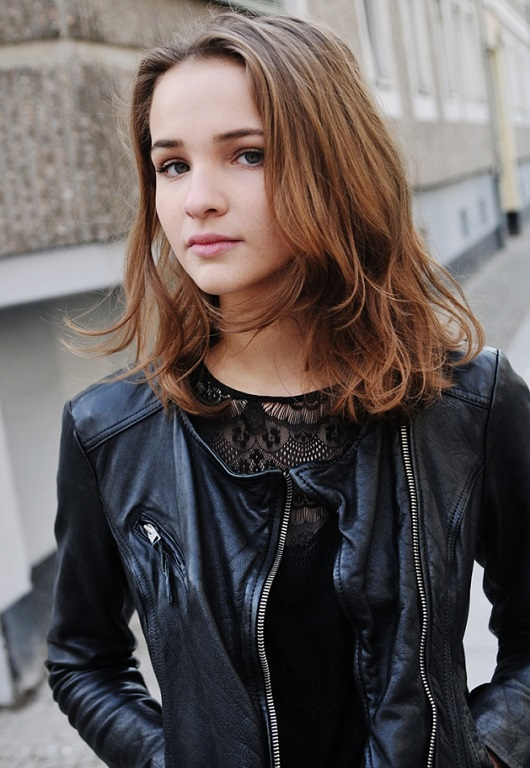
#> input picture Image_Scrapper/image_5.jpeg, 530 x 768 px, found by its file name
$ jupyter execute --allow-errors Celeb_Classifier_Model.ipynb   (shell and % lines are left out)
#> lines starting #> are read from the running program, lines starting #| are printed output that depends on the picture
[cell 1]
import numpy as np
import cv2
import matplotlib
from matplotlib import pyplot as plt

[cell 2]
img = cv2.imread(r"C:\CelebImageClassifier\Test_Images\image_5.jpeg")
#> img is the input picture: shape (768, 530, 3); mean B, G, R 88.4, 89.7, 97.7
img.shape
#> Out = (768, 530, 3)

[cell 3]
plt.imshow(img)
plt.show()

[cell 4]
gray_image = cv2.cvtColor(img, cv2.COLOR_BGR2GRAY)
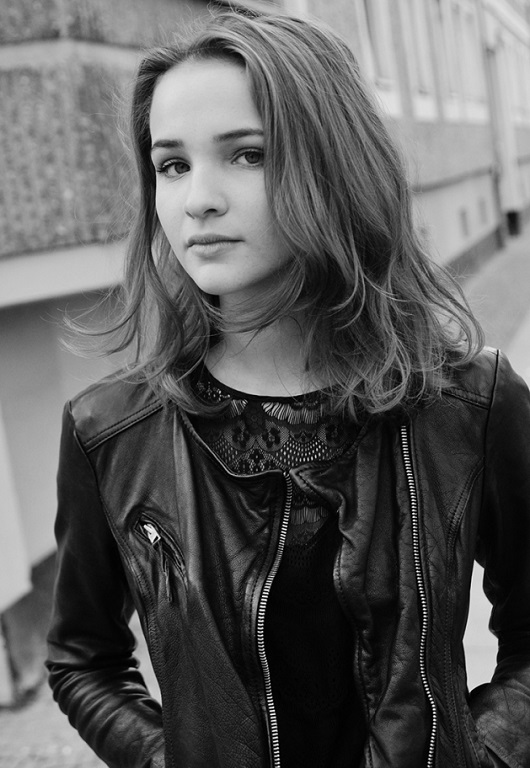
#> gray_image: shape (768, 530); min 0, max 255, mean 91.9
gray_image.shape
#> Out = (768, 530)

[cell 5]
plt.imshow(gray_image,cmap = 'grey' )
plt.show()

[cell 6]
face_cascade = cv2.CascadeClassifier(r"C:\CelebImageClassifier\OpenCV\haarcascade_frontalface_default.xml")
eye_cascade = cv2.CascadeClassifier(r"C:\CelebImageClassifier\OpenCV\haarcascade_eye.xml")

faces = face_cascade.detectMultiScale(gray_image, 1.3, 5)
#> faces = [[113, 88, 187, 187]]
faces
#> Out = [[113, 88, 187, 187]]

[cell 7]
(x,y,w,h) = faces[0]
#> x = 113; y = 88; w = 187; h = 187
x,y,w,h
#> Out = (113, 88, 187, 187)

[cell 8]
face_image = cv2.rectangle(img, (x, y), (x + w, y + h), (255, 0, 0), 10)

[cell 9]
plt.imshow(face_image)
plt.show()

[cell 10]
cv2.destroyAllWindows()
for (x,y,w,h) in faces:
    face_img = cv2.rectangle(img,(x,y),(x+w,y+h),(255,0,0),2)
    roi_gray = gray_image[y:y+h, x:x+w]
    roi_color = face_img[y:y+h, x:x+w]
    eyes = eye_cascade.detectMultiScale(roi_gray)
    for (ex,ey,ew,eh) in eyes:
        cv2.rectangle(roi_color,(ex,ey),(ex+ew,ey+eh),(0,255,0),2)
#> this loop made 1 pass
#> (x, y, w, h, eyes) on pass 1: (113, 88, 187, 187, [[38, 56, 45, 45], [106, 45, 47, 47]])
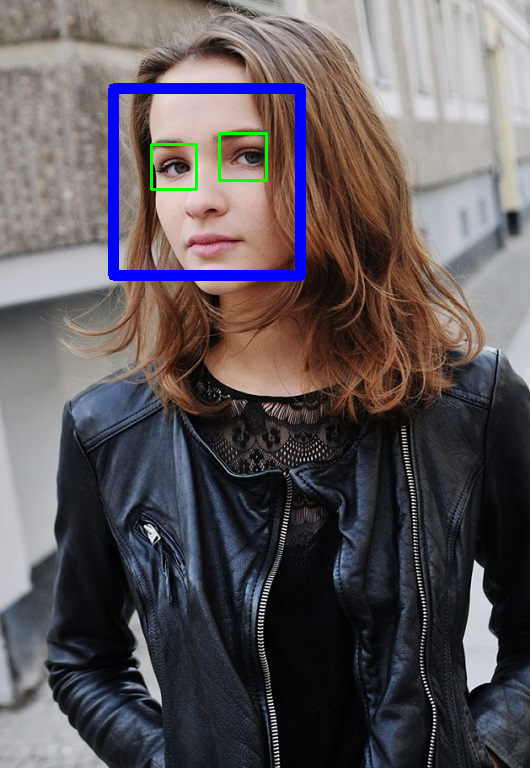
#> img: shape (768, 530, 3); mean B, G, R 91.2, 87.7, 94.4
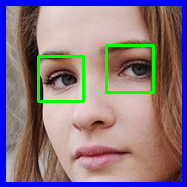
#> roi_color: shape (187, 187, 3); mean B, G, R 129.9, 118.1, 137.8


plt.figure()
plt.imshow(face_img, cmap='gray')
plt.show()

[cell 11]
plt.imshow(roi_color, cmap='gray')
plt.show()

[cell 12]
def get_cropped_image_if_2_eyes(image_path):
    img = cv2.imread(image_path)
    gray = cv2.cvtColor(img, cv2.COLOR_BGR2GRAY)
    faces = face_cascade.detectMultiScale(gray, 1.3, 5)
    for (x,y,w,h) in faces:
        roi_gray = gray[y:y+h, x:x+w]
        roi_color = img[y:y+h, x:x+w]
        eyes = eye_cascade.detectMultiScale(roi_gray)
        if len(eyes) >= 2:
            return roi_color

[cell 13]
original_image = cv2.imread(r"C:\CelebImageClassifier\Test_Images\image_15.jpeg")
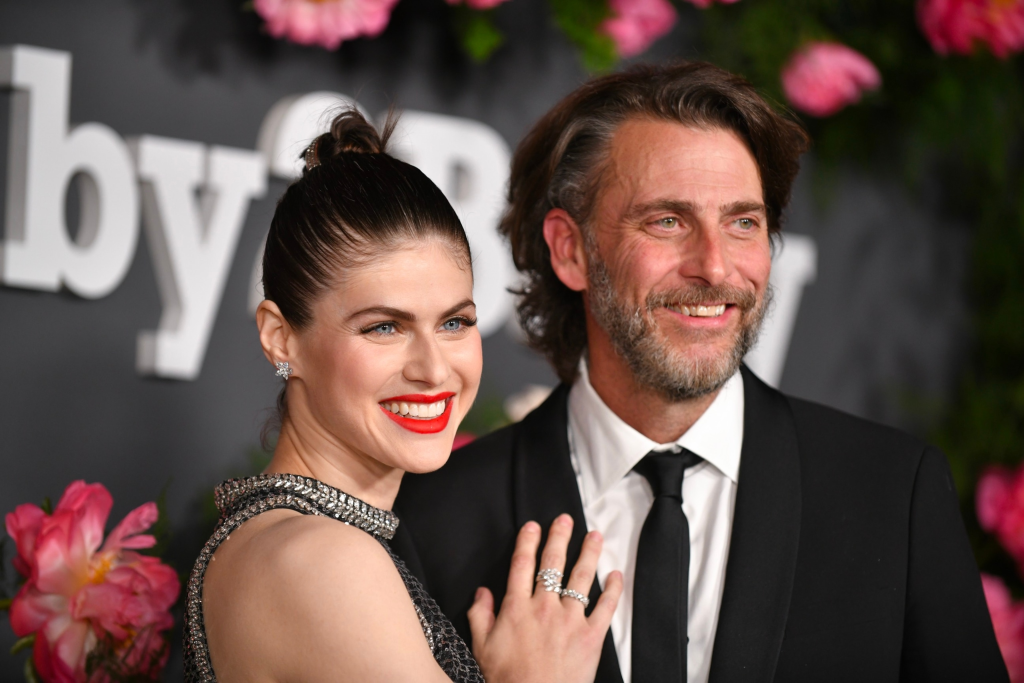
#> input picture Image_Scrapper/image_15.jpeg, 3072 x 2048 px, found by its file name (shown at 1/3 size)
#> original_image is the input picture: shape (2048, 3072, 3); mean B, G, R 74.8, 80.6, 101
plt.imshow(original_image)
plt.show()

[cell 14]
org_image_obstructed = cv2.imread(r"C:\CelebImageClassifier\Test_Images\image_15.jpeg")
plt.imshow(org_image_obstructed)
plt.show()

[cell 15]
cropped_image_no_2_eyes = get_cropped_image_if_2_eyes(r"C:\CelebImageClassifier\Test_Images\image_15.jpeg")
#> in get_cropped_image_if_2_eyes, `gray = cv2.cvtColor(img, cv2.COLOR_BGR2GRAY)`:
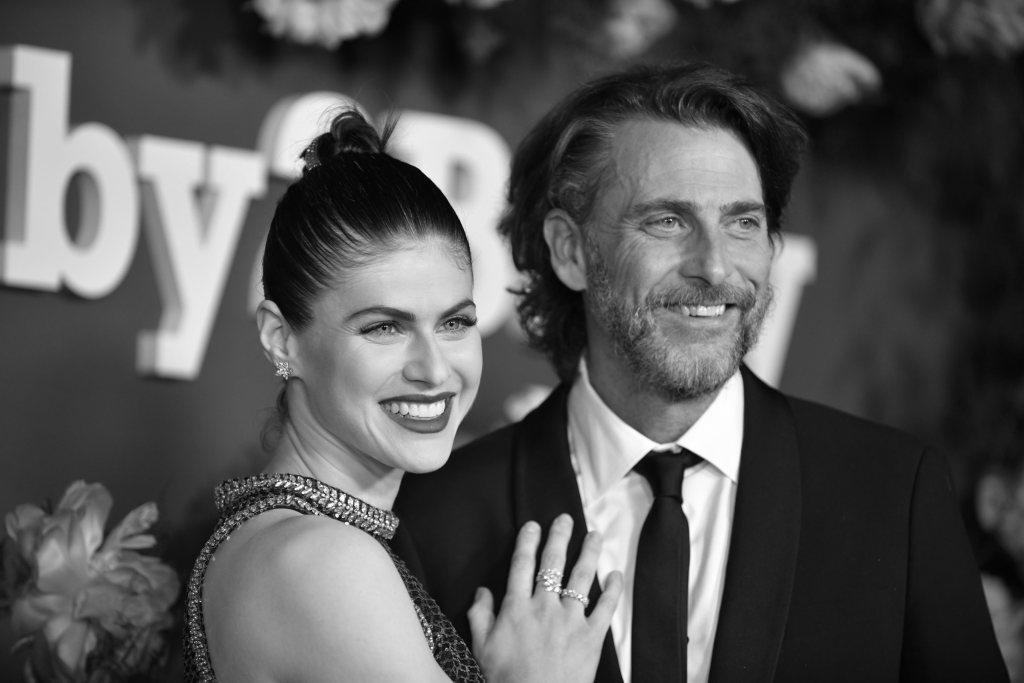
#> gray: shape (2048, 3072) (shown at 1/3 size); min 0, max 255, mean 86.1
#> in get_cropped_image_if_2_eyes, `faces = face_cascade.detectMultiScale(gray, 1.3, 5)`: faces = [[1762, 395, 690, 690], [955, 748, 603, 603], [660, 674, 735, 735]]
#> the loop in get_cropped_image_if_2_eyes, `for (x,y,w,h) in faces:` made 1 pass
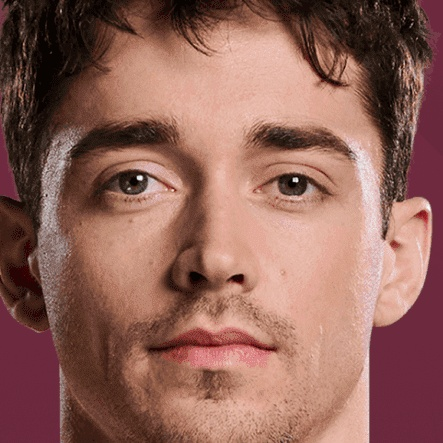
#> input picture Image_Scrapper/Cropped_Images/Charles lecrec2.jpeg, 443 x 443 px, found by its file name
#> further down, cropped_img is the input picture: shape (443, 443, 3); mean B, G, R 89.1, 99.4, 144.5
cropped_image_no_2_eyes

[cell 16]
path_to_data = "C:\\CelebImageClassifier\\image_scrapper"

path_to_cr_data = "C:\\CelebImageClassifier\\image_scrapper\\cropped\\"

[cell 17]
import numpy as np
import pywt
import cv2
from matplotlib import pyplot as plt

def w2d(img, mode='haar', level=1):
#> called with mode = 'db1', level = 5
    imArray = img
    #Datatype conversions
    #convert to grayscale
    imArray = cv2.cvtColor( imArray,cv2.COLOR_RGB2GRAY )
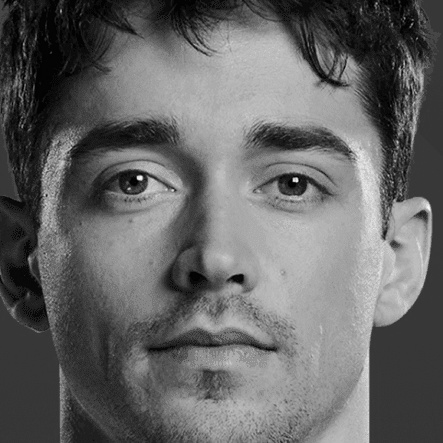
#> imArray: shape (443, 443); min 0, max 250, mean 101.5
    #convert to float
    imArray =  np.float32(imArray)
    imArray /= 255;
    # compute coefficients
    coeffs=pywt.wavedec2(imArray, mode, level=level)
#> coeffs = 6 items

    #Process Coefficients
    coeffs_H=list(coeffs)
#> coeffs_H = 6 items
    coeffs_H[0] *= 0;

    # reconstruction
    imArray_H=pywt.waverec2(coeffs_H, mode);
    imArray_H *= 255;
    imArray_H =  np.uint8(imArray_H)
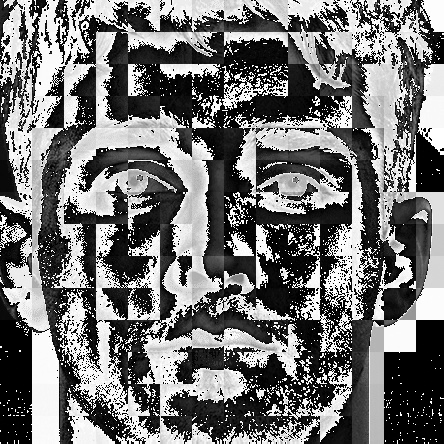
#> imArray_H: shape (444, 444); min 0, max 255, mean 115

    return imArray_H

[cell 18]
cropped_img = cv2.imread(r"C:\CelebImageClassifier\image_scrapper\cropped\Charles lecrec\Charles lecrec2.jpeg")  # Replace with your image path

# Check if the image is loaded properly
if cropped_img is None:
    print("Error: Image not loaded. Please check the file path.")
else:
    # Apply wavelet transformation (using 'db1' wavelet and level 5)
    im_har = w2d(cropped_img, 'db1', 5)

    plt.imshow(im_har, cmap='gray')
    plt.title("Wavelet Transformation (db1)")
    plt.show()

[cell 19]
import os
img_dirs = []
for entry in os.scandir(path_to_data):
    if entry.is_dir():
        img_dirs.append(entry.path)

[cell 20]
img_dirs

[cell 21]
import shutil
if os.path.exists(path_to_cr_data):
     shutil.rmtree(path_to_cr_data)
os.mkdir(path_to_cr_data)

[cell 22]
cropped_image_dirs = []
celebrity_file_names_dict = {}

for img_dir in img_dirs:
    count = 1
    celebrity_name = img_dir.split('\\')[-1]
    print(celebrity_name)

    celebrity_file_names_dict[celebrity_name] = []

    for entry in os.scandir(img_dir):
        roi_color = get_cropped_image_if_2_eyes(entry.path)
#> in get_cropped_image_if_2_eyes (call 2), `faces = face_cascade.detectMultiScale(gray, 1.3, 5)`: faces = [[42, 30, 356, 356]]
#> the loop in get_cropped_image_if_2_eyes, `for (x,y,w,h) in faces:` made 1 pass
#> (x, y, w, h, eyes) on pass 1: (42, 30, 356, 356, [[44, 112, 86, 86], [205, 113, 85, 85]])
#> pass 1, in get_cropped_image_if_2_eyes (call 2), `roi_gray = gray[y:y+h, x:x+w]`:
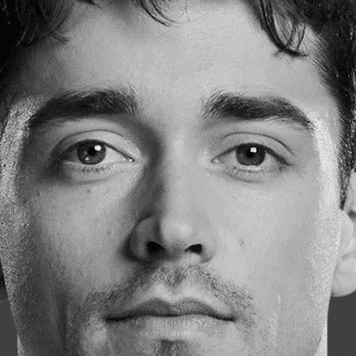
#> roi_gray: shape (356, 356); min 1, max 247, mean 129.6
#> pass 1, in get_cropped_image_if_2_eyes (call 2), `roi_color = img[y:y+h, x:x+w]`:
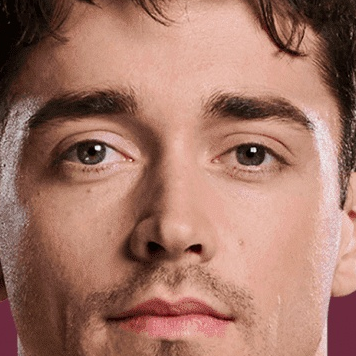
#> roi_color: shape (356, 356, 3); mean B, G, R 102.9, 117.6, 163.3
        if roi_color is not None:
            cropped_folder = path_to_cr_data + celebrity_name
            if not os.path.exists(cropped_folder):
                os.makedirs(cropped_folder)
                cropped_image_dirs.append(cropped_folder)
                print("Generating cropped images in folder: ",cropped_folder)

            cropped_file_name = celebrity_name + str(count) + ".jpeg"
            cropped_file_path = cropped_folder + "/" + cropped_file_name

            cv2.imwrite(cropped_file_path, roi_color)
            celebrity_file_names_dict[celebrity_name].append(cropped_file_path)
            count += 1

[cell 23]
celebrity_file_names_dict = {}
for img_dir in cropped_image_dirs:
    celebrity_name = img_dir.split('/')[-1]
    file_list = []
    for entry in os.scandir(img_dir):
        file_list.append(entry.path)
    celebrity_file_names_dict[celebrity_name] = file_list
celebrity_file_names_dict

[cell 24]
class_dict = {}
count = 0
for celebrity_name in celebrity_file_names_dict.keys():
    class_dict[celebrity_name] = count
    count = count + 1
class_dict
